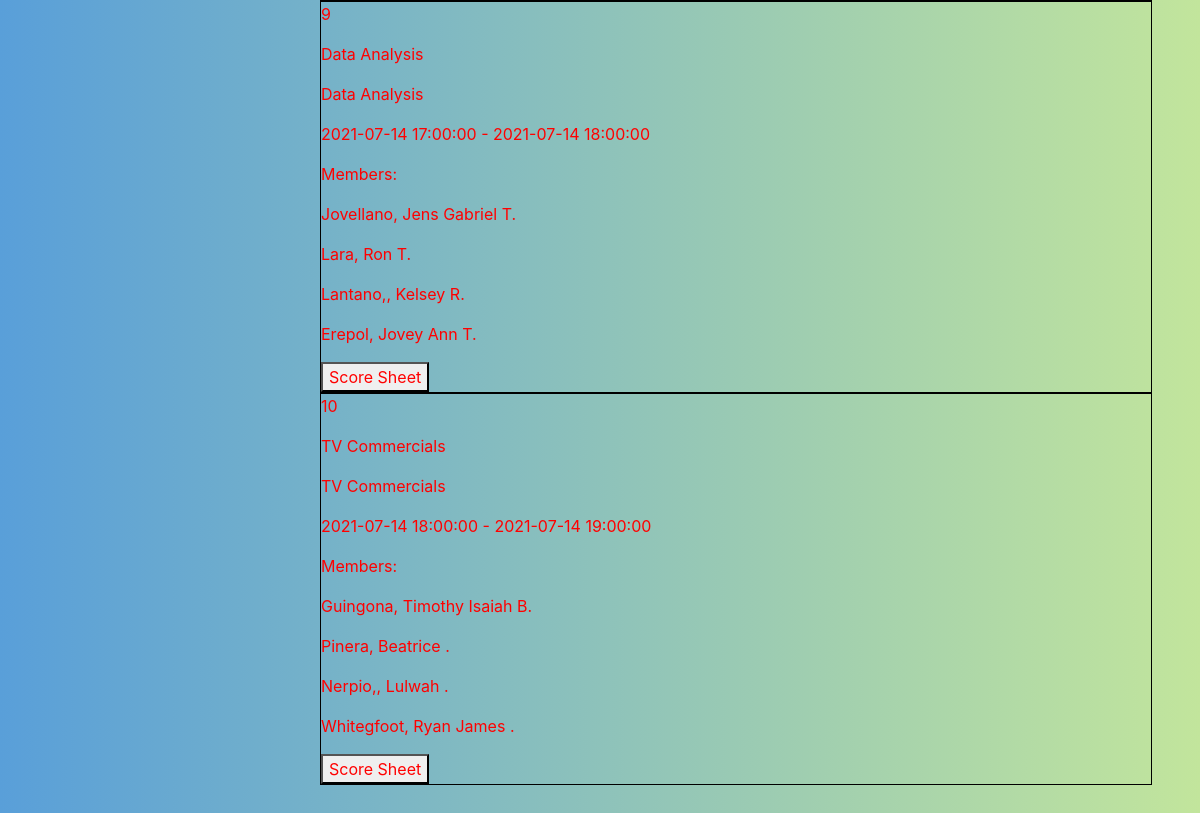
Page /user_home/ (signed in, lower part) on the earlier database version.
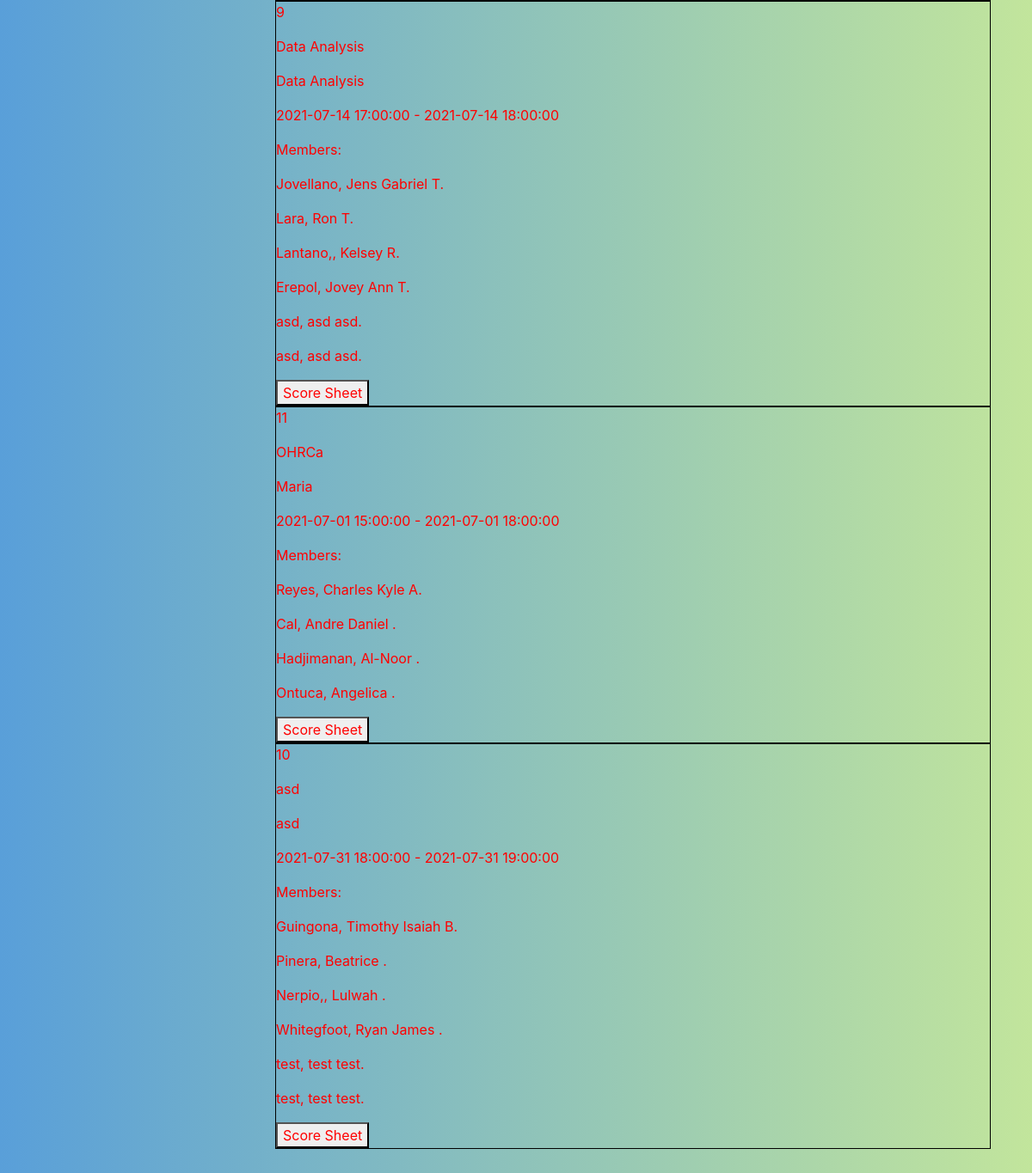
Same page on the later database version.
### website/models.py (models this page shows)
class Defense(db.Model):
    id            = db.Column(db.Integer, primary_key=True)
    group_id      = db.Column(db.Integer, db.ForeignKey('group.id'))
    head_panel_id = db.Column(db.Integer, db.ForeignKey('panelist.id'))
    start_date    = db.Column(db.DateTime)
    end_date      = db.Column(db.DateTime)
    paneling      = db.relationship(
        'Panelist',
        secondary=defense_panel_score,
        backref=db.backref('defenses')
    )

class Group(db.Model):
    id            = db.Column(db.Integer, primary_key=True)
    name          = db.Column(db.String(150), nullable=False)
    project_title = db.Column(db.String(150), nullable=False)
    program       = db.Column(db.String(150), nullable=False)
    members       = db.relationship('Student', backref='group', uselist=True)
    defenses      = db.relationship('Defense', backref='group', uselist=True)

class Student(db.Model):
    stud_no    = db.Column(db.Integer, primary_key=True)
    last_name  = db.Column(db.String(150), nullable=False)
    first_name = db.Column(db.String(150), nullable=False)
    middle_in  = db.Column(db.String(10))
    group_id   = db.Column(db.Integer, db.ForeignKey('group.id'))

### website/user.py (the view)
@user.route("/user_home/")
@login_required
def user_home():
    return render_template("home_u.html", user=current_user)

### website/__init__.py (called while the page is built)
def create_app():
    app = Flask(__name__)
    app.config['SECRET_KEY'] = 'hjshjhdjah kjshkjdhjs'
    app.config['SQLALCHEMY_DATABASE_URI'] = f'sqlite:///{DB_NAME}'
    db.init_app(app)
    from .admin import admin
    from .auth import auth
    from .user import user
    app.register_blueprint(auth, url_prefix='/')
    app.register_blueprint(admin, url_prefix='/')
    app.register_blueprint(user, url_prefix='/')
    from .models import Panelist, Master
    create_database(app)
    login_manager = LoginManager()
    login_manager.login_view = 'auth.login'
    login_manager.init_app(app)
    @login_manager.user_loader
    def load_user(username):
        if username == 'admin':
            return Master.query.filter_by(username=username).first()
        return Panelist.query.filter_by(username=username).first()
    return app

### website/templates/user/home_u.html (shortened to what this page needs)
{% extends "base_user.html" %}
{% block content %}
    <div class='display_grid'>
        {% for defense in user.defenses %}
            <div class='box'>
                <p>{{ defense.id }}</p>
                <p>{{ defense.group.name }}</p>
                <p>{{ defense.group.project_title }}</p>
                <p>{{ defense.start_date }} - {{ defense.end_date }}</p>
                <p>Members:</p>
                {% for member in defense.group.members %}
                    <p>{{ member.last_name }}, {{ member.first_name }} {{ member.middle_in }}.</p>
                {% endfor%}
                <a href="">
                    <button>Score Sheet</button>
                </a>
            </div>
        {% endfor %}
    </div>
{% endblock %}

Differences in the rows shown:
added Student: last_name "asd", first_name "asd", middle_in "asd", shown under Defense "Data Analysis"
added Student: last_name "asd", first_name "asd", middle_in "asd", shown under Defense "Data Analysis"
added Defense: id "11", group.name "OHRCa", group.project_title "Maria", start_date "2021-07-01 15:00:00", end_date "2021-07-01 18:00:00"
now on this page (row unchanged): Student: last_name "Reyes", first_name "Charles Kyle", middle_in "A", shown under "11"
now on this page (row unchanged): Student: last_name "Cal", first_name "Andre Daniel", shown under "11"
now on this page (row unchanged): Student: last_name "Hadjimanan", first_name "Al-Noor", shown under "11"
now on this page (row unchanged): Student: last_name "Ontuca", first_name "Angelica", shown under "11"
changed Defense id 10: group.name "TV Commercials" → "asd"; group.project_title "TV Commercials" → "asd"; start_date "2021-07-14 18:00:00" → "2021-07-31 18:00:00"; end_date "2021-07-14 19:00:00" → "2021-07-31 19:00:00"
added Student: last_name "test", first_name "test", middle_in "test", shown under Defense id 10
added Student: last_name "test", first_name "test", middle_in "test", shown under Defense id 10
